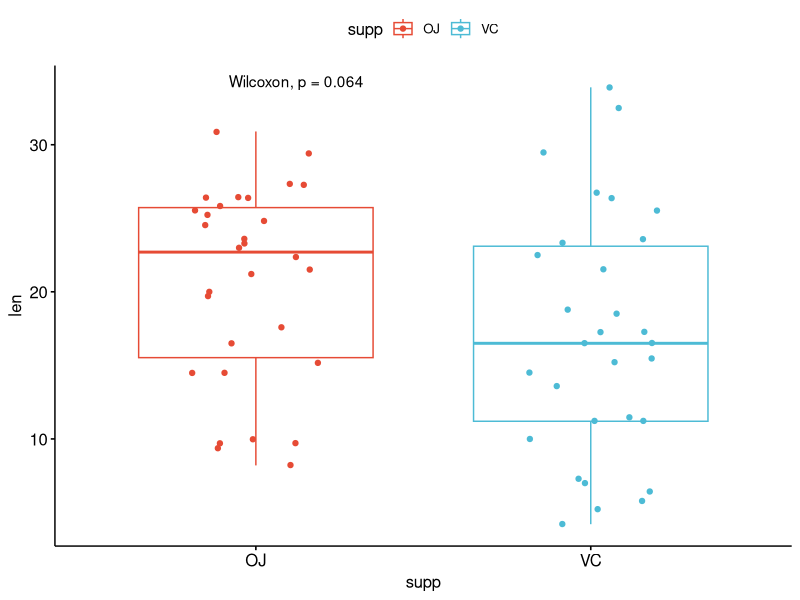
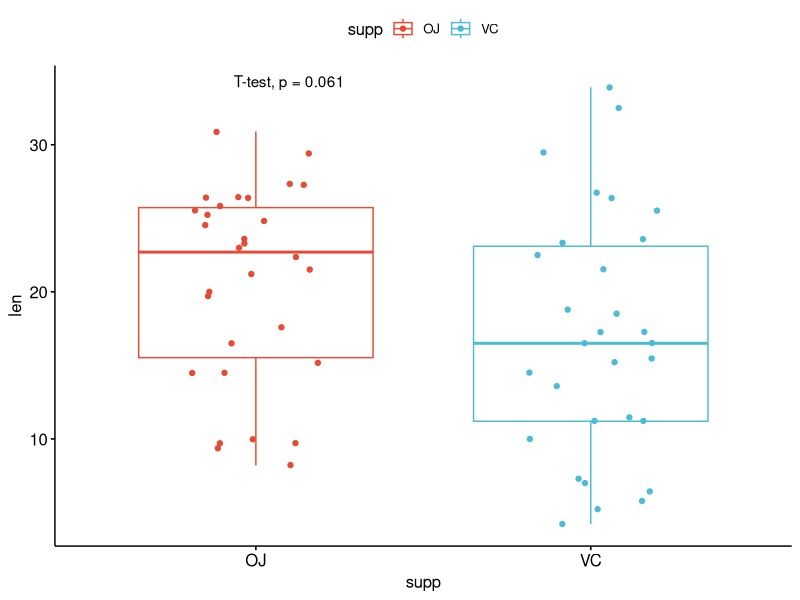
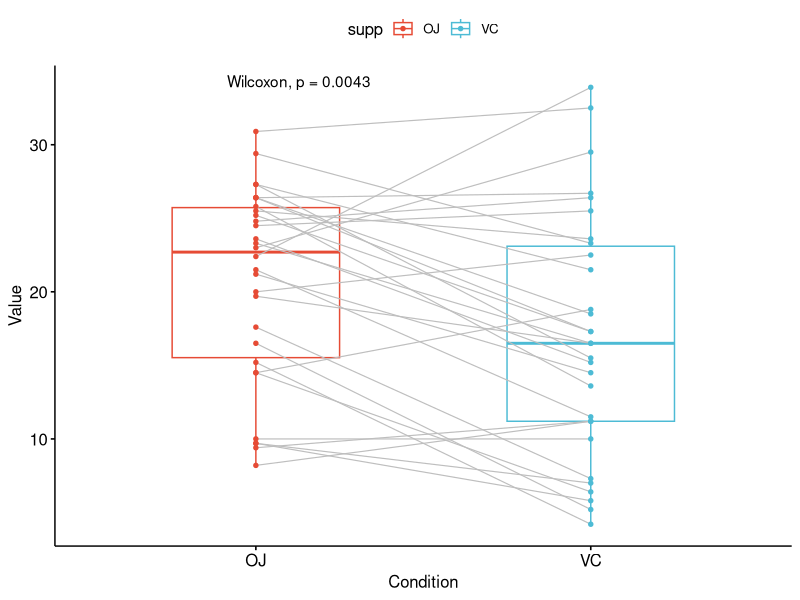
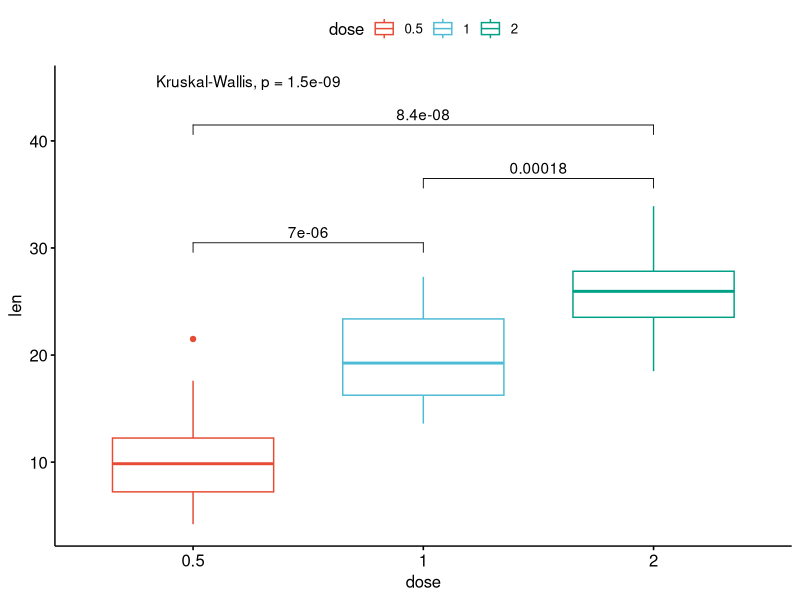
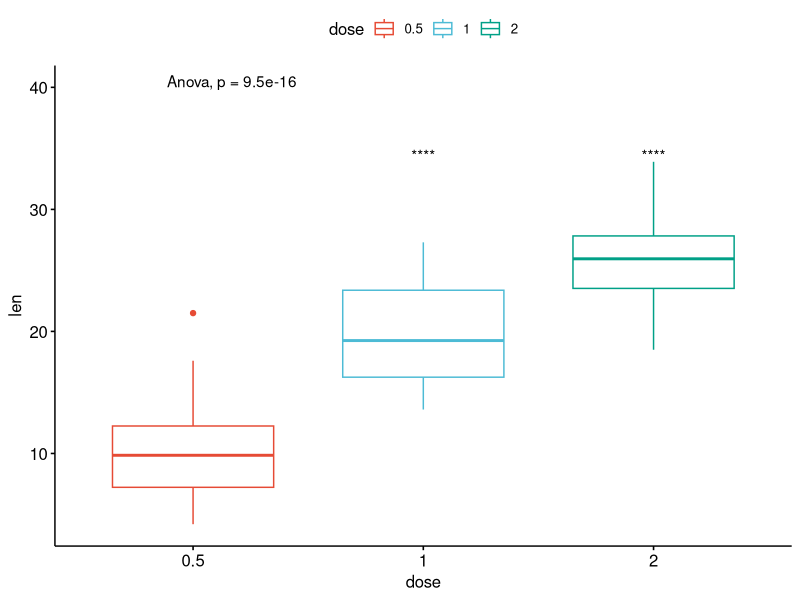
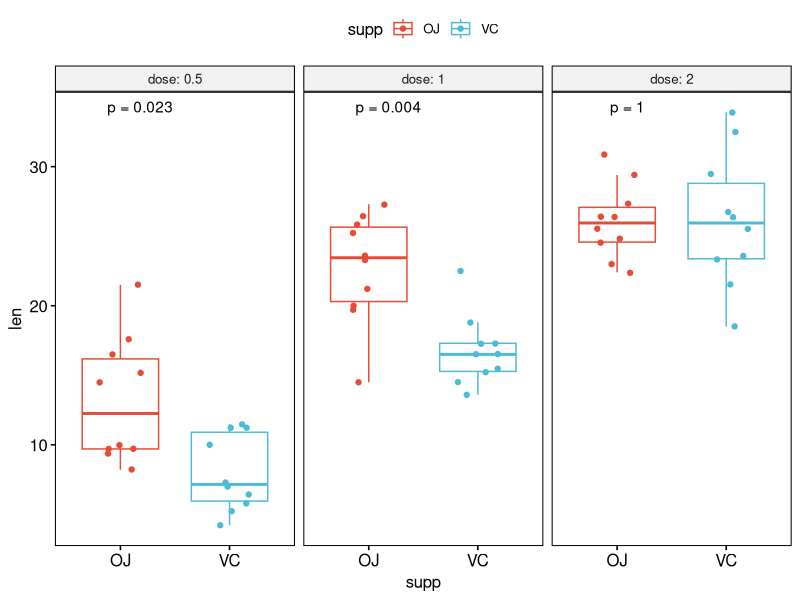

The R source for these figures, in order:
library(ggpubr)


### Name: stat_compare_means
### Title: Add Mean Comparison P-values to a ggplot
### Aliases: stat_compare_means

### ** Examples

# Load data
data("ToothGrowth")
head(ToothGrowth)

# Two independent groups
#:::::::::::::::::::::::::::::::::::::::::::::::::
p <- ggboxplot(ToothGrowth, x = "supp", y = "len",
  color = "supp", palette = "npg", add = "jitter")

#  Add p-value
p + stat_compare_means()
# Change method
p + stat_compare_means(method = "t.test")

 # Paired samples
 #:::::::::::::::::::::::::::::::::::::::::::::::::
 ggpaired(ToothGrowth, x = "supp", y = "len",
   color = "supp", line.color = "gray", line.size = 0.4,
   palette = "npg")+
 stat_compare_means(paired = TRUE)

# More than two groups
#:::::::::::::::::::::::::::::::::::::::::::::::::
# Pairwise comparisons: Specify the comparisons you want
my_comparisons <- list( c("0.5", "1"), c("1", "2"), c("0.5", "2") )
ggboxplot(ToothGrowth, x = "dose", y = "len",
          color = "dose", palette = "npg")+
# Add pairwise comparisons p-value
stat_compare_means(comparisons = my_comparisons, label.y = c(29, 35, 40))+
stat_compare_means(label.y = 45)     # Add global Anova p-value

# Multiple pairwise test against a reference group
ggboxplot(ToothGrowth, x = "dose", y = "len",
    color = "dose", palette = "npg")+
stat_compare_means(method = "anova", label.y = 40)+ # Add global p-value
stat_compare_means(aes(label = ..p.signif..),
                  method = "t.test", ref.group = "0.5")

# Multiple grouping variables
#:::::::::::::::::::::::::::::::::::::::::::::::::
# Box plot facetted by "dose"
p <- ggboxplot(ToothGrowth, x = "supp", y = "len",
              color = "supp", palette = "npg",
              add = "jitter",
              facet.by = "dose", short.panel.labs = FALSE)
# Use only p.format as label. Remove method name.
p + stat_compare_means(
 aes(label = paste0("p = ", ..p.format..))
)
